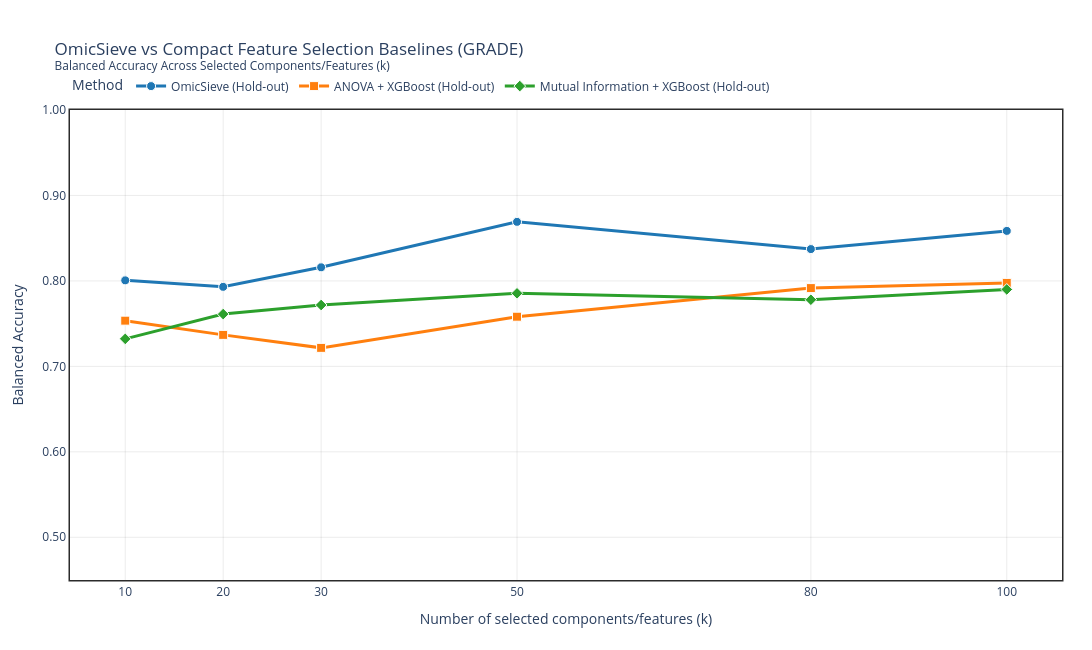

Notebook code for this chart:
### Markdown cell above
#### =============================================================================
#### Final Balanced-Accuracy Plot (Plotly)
#### =============================================================================

### Code cell
method_styles = {
    'OmicSieve': {'color': '#1f77b4', 'symbol': 'circle'},
    'ANOVA + XGBoost': {'color': '#ff7f0e', 'symbol': 'square'},
    'Mutual Information + XGBoost': {'color': '#2ca02c', 'symbol': 'diamond'},
}

fig = go.Figure()

for method_name, style in method_styles.items():
    method_df = results_df[results_df['method'] == method_name].sort_values('k')
    if method_df.empty:
        continue

    fig.add_trace(
        go.Scatter(
            x=method_df['k'],
            y=method_df['holdout_balanced_accuracy'],
            mode='lines+markers',
            name=f'{method_name} (Hold-out)',
            line=dict(color=style['color'], width=3),
            marker=dict(symbol=style['symbol'], size=9, line=dict(width=1, color='white')),
            hovertemplate=(
                'Method: %{customdata[0]}<br>'
                'k: %{x}<br>'
                'Hold-out Balanced Acc: %{y:.4f}<extra></extra>'
            ),
            customdata=np.column_stack([method_df['method']]),
        )
    )

    if INCLUDE_CV_CURVES:
        fig.add_trace(
            go.Scatter(
                x=method_df['k'],
                y=method_df['cv_balanced_accuracy'],
                mode='lines+markers',
                name=f'{method_name} (5-Fold CV)',
                line=dict(color=style['color'], width=2, dash='dash'),
                marker=dict(symbol=style['symbol'], size=7),
                error_y=dict(
                    type='data',
                    array=method_df['cv_balanced_accuracy_std'],
                    visible=True,
                    thickness=1.2,
                    width=4,
                ),
                opacity=0.85,
                hovertemplate=(
                    'Method: %{customdata[0]}<br>'
                    'k: %{x}<br>'
                    'CV Balanced Acc: %{y:.4f}<br>'
                    'CV Std: %{customdata[1]:.4f}<extra></extra>'
                ),
                customdata=np.column_stack([method_df['method'], method_df['cv_balanced_accuracy_std']]),
            )
        )

fig.update_layout(
    title=f'OmicSieve vs Compact Feature Selection Baselines ({task.upper()})<br><sup>Balanced Accuracy Across Selected Components/Features (k)</sup>',
    template='plotly_white',
    width=1100,
    height=650,
    hovermode='x unified',
    legend=dict(
        title='Method',
        orientation='h',
        yanchor='bottom',
        y=1.02,
        xanchor='left',
        x=0.0,
    ),
    margin=dict(l=70, r=30, t=110, b=70),
)

fig.update_xaxes(
    title='Number of selected components/features (k)',
    tickmode='array',
    tickvals=K_SWEEP_VALUES,
    showline=True,
    linewidth=1.5,
    linecolor='#2b2b2b',
    mirror=True,
    gridcolor='rgba(0, 0, 0, 0.08)',
)

fig.update_yaxes(
    title='Balanced Accuracy',
    range=[0.45, 1.0],
    tickformat='.2f',
    showline=True,
    linewidth=1.5,
    linecolor='#2b2b2b',
    mirror=True,
    gridcolor='rgba(0, 0, 0, 0.08)',
)

fig.write_html(FINAL_FIG_PATH, include_plotlyjs='cdn')
print(f'Saved final Plotly figure to: {FINAL_FIG_PATH.resolve()}')

fig

### Figure 1 — Plotly figure (JSON) as saved in the notebook; plotly's stock layout.template omitted (floating-point values rounded to 4 significant figures)
{"data": [{"customdata": [["OmicSieve"], ["OmicSieve"], ["OmicSieve"], ["OmicSieve"], ["OmicSieve"], ["OmicSieve"]], "hovertemplate": "Method: %{customdata[0]}<br>k: %{x}<br>Hold-out Balanced Acc: %{y:.4f}<extra></extra>", "line": {"color": "#1f77b4", "width": 3}, "marker": {"line": {"color": "white", "width": 1}, "size": 9, "symbol": "circle"}, "mode": "lines+markers", "name": "OmicSieve (Hold-out)", "type": "scatter", "x": [10, 20, 30, 50, 80, 100], "y": [0.8006, 0.7931, 0.8159, 0.8691, 0.8372, 0.8585]}, {"customdata": [["ANOVA + XGBoost"], ["ANOVA + XGBoost"], ["ANOVA + XGBoost"], ["ANOVA + XGBoost"], ["ANOVA + XGBoost"], ["ANOVA + XGBoost"]], "hovertemplate": "Method: %{customdata[0]}<br>k: %{x}<br>Hold-out Balanced Acc: %{y:.4f}<extra></extra>", "line": {"color": "#ff7f0e", "width": 3}, "marker": {"line": {"color": "white", "width": 1}, "size": 9, "symbol": "square"}, "mode": "lines+markers", "name": "ANOVA + XGBoost (Hold-out)", "type": "scatter", "x": [10, 20, 30, 50, 80, 100], "y": [0.7535, 0.7368, 0.7217, 0.7581, 0.7916, 0.7977]}, {"customdata": [["Mutual Information + XGBoost"], ["Mutual Information + XGBoost"], ["Mutual Information + XGBoost"], ["Mutual Information + XGBoost"], ["Mutual Information + XGBoost"], ["Mutual Information + XGBoost"]], "hovertemplate": "Method: %{customdata[0]}<br>k: %{x}<br>Hold-out Balanced Acc: %{y:.4f}<extra></extra>", "line": {"color": "#2ca02c", "width": 3}, "marker": {"line": {"color": "white", "width": 1}, "size": 9, "symbol": "diamond"}, "mode": "lines+markers", "name": "Mutual Information + XGBoost (Hold-out)", "type": "scatter", "x": [10, 20, 30, 50, 80, 100], "y": [0.7322, 0.7612, 0.7718, 0.7855, 0.7779, 0.7901]}], "layout": {"height": 650, "hovermode": "x unified", "legend": {"orientation": "h", "title": {"text": "Method"}, "x": 0, "xanchor": "left", "y": 1.02, "yanchor": "bottom"}, "margin": {"b": 70, "l": 70, "r": 30, "t": 110}, "title": {"text": "OmicSieve vs Compact Feature Selection Baselines (GRADE)<br><sup>Balanced Accuracy Across Selected Components/Features (k)</sup>"}, "width": 1100, "xaxis": {"gridcolor": "rgba(0, 0, 0, 0.08)", "linecolor": "#2b2b2b", "linewidth": 1.5, "mirror": true, "showline": true, "tickmode": "array", "tickvals": [10, 20, 30, 50, 80, 100], "title": {"text": "Number of selected components/features (k)"}}, "yaxis": {"gridcolor": "rgba(0, 0, 0, 0.08)", "linecolor": "#2b2b2b", "linewidth": 1.5, "mirror": true, "range": [0.45, 1], "showline": true, "tickformat": ".2f", "title": {"text": "Balanced Accuracy"}}}}
